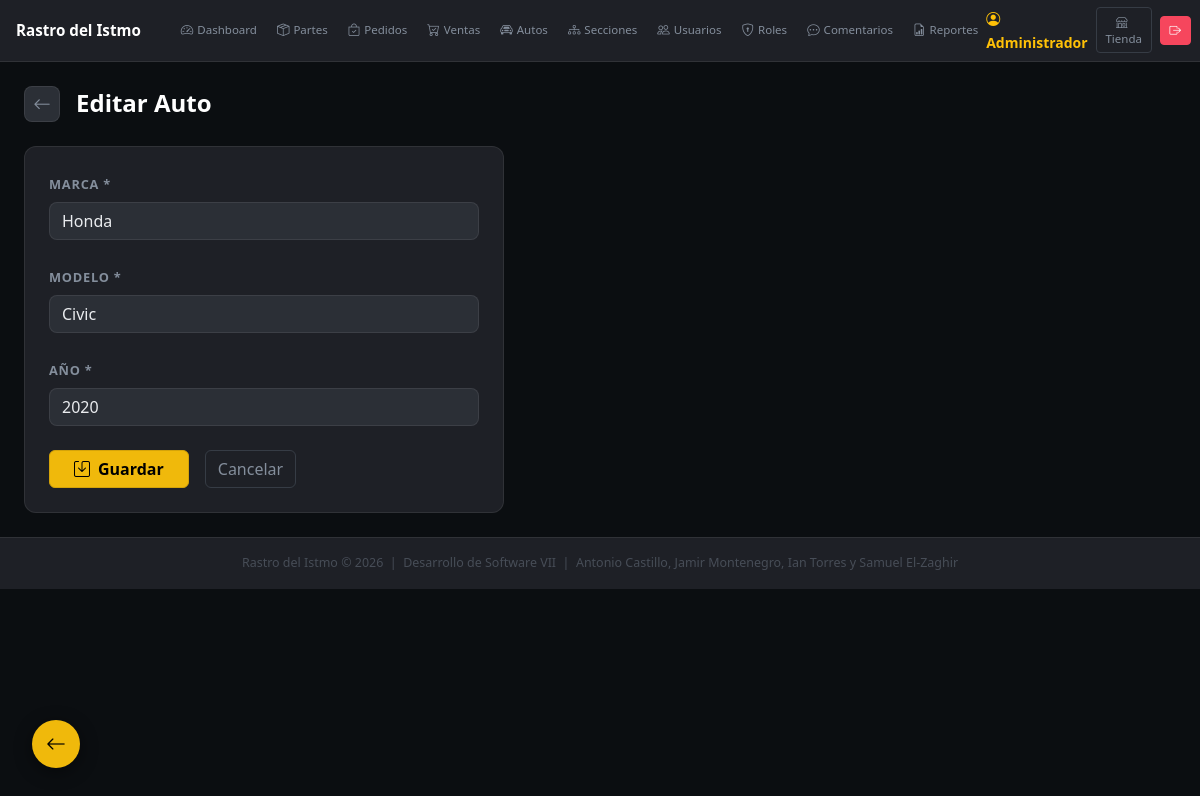
The app's page /admin/?mod=autos&action=editar&id=2 (signed in) with its own data.
### tables this page shows
CREATE TABLE IF NOT EXISTS `autos` (
  `id` int NOT NULL AUTO_INCREMENT,
  `marca` varchar(100) NOT NULL,
  `modelo` varchar(100) NOT NULL,
  `anio` year NOT NULL,
  `activo` tinyint(1) DEFAULT '1',
  `creado_en` timestamp NULL DEFAULT CURRENT_TIMESTAMP,
  PRIMARY KEY (`id`)
);

### app/Controllers/BaseController.php (called while the page is built, shortened)
<?php
abstract class BaseController implements ErrorHandlerInterface {
    protected function view(string $tpl, array $data = []): void {
        extract($data);
        include BASE_PATH . "/app/Views/" . $tpl . ".php";
    }
}

### app/Controllers/AutoController.php (called while the page is built, shortened)
<?php
class AutoController extends BaseController {
    private AutoModel $am;
    public function __construct() { $this->am = new AutoModel(); }
    public function editar(): void {
        $id=Sanitizer::get("id","int"); $auto=$this->am->findById($id);
        $this->view("admin/autos/form",compact("auto","error","id"));
    }
}

### admin/index.php (called while the page is built, shortened)
<?php
$raw    = Sanitizer::get("action") ?: "index";
$action = lcfirst(str_replace('_', '', ucwords($raw, '_')));
try {
    $ctrl   = new $map[$mod]();
    $method = method_exists($ctrl,$action) ? $action : "index";
    $ctrl->$method();
} catch (\Throwable $e) {
    if (isset($ctrl) && $ctrl instanceof ErrorHandlerInterface) { $ctrl->handle($e); }
    else { error_log("[RASTRO] " . $e->getMessage()); }
    header("Location: " . APP_URL . "/admin/"); exit;
}

### app/Config/Database.php (called while the page is built, shortened)
<?php
class Database {
    private static ?PDO $conn = null;
    public static function get(): PDO {
        if (self::$conn === null) {
            try {
                self::$conn = new PDO(
                    "mysql:host=".DB_HOST.";dbname=".DB_NAME.";charset=utf8mb4",
                    DB_USER, DB_PASS,
                    [PDO::ATTR_ERRMODE=>PDO::ERRMODE_EXCEPTION,
                     PDO::ATTR_DEFAULT_FETCH_MODE=>PDO::FETCH_ASSOC,
                     PDO::ATTR_EMULATE_PREPARES=>false]
                );
                self::$conn->exec("SET time_zone = '-05:00'");
            } catch (PDOException $e) {
                http_response_code(500);
                die("<b>Error de BD:</b> ".htmlspecialchars($e->getMessage()));
            }
        }
        return self::$conn;
    }
}

### app/Utils/Sanitizer.php (called while the page is built, shortened)
<?php
class Sanitizer {
    public static function string(string $v): string {
        return htmlspecialchars(strip_tags(trim($v)), ENT_QUOTES, "UTF-8");
    }
    public static function int(mixed $v): int {
        return (int) filter_var($v, FILTER_SANITIZE_NUMBER_INT);
    }
    public static function get(string $key, string $type = "string"): mixed {
        $v = $_GET[$key] ?? "";
        return match($type) {
            "int"   => self::int($v),
            default => self::string((string)$v),
        };
    }
}

### app/Models/BaseModel.php (called while the page is built, shortened)
<?php
abstract class BaseModel implements CrudInterface {
    protected PDO    $db;
    protected string $table = "";
    protected string $pk    = "id";
    public function __construct() { $this->db = Database::get(); }
    public function findById(int $id): array|false {
        $s = $this->db->prepare("SELECT * FROM `{$this->table}` WHERE {$this->pk}=?");
        $s->execute([$id]); return $s->fetch();
    }
}

### app/Views/admin/autos/form.php (the view, shortened to what this page needs)
<?php $edit=!empty($auto); $title=$edit?"Editar Auto":"Nuevo Auto"; include BASE_PATH."/app/Views/layouts/admin_header.php"; ?>
<div class="page-header mb-4">
  <div class="d-flex align-items-center gap-3">
    <a href="<?=APP_URL?>/admin/?mod=autos" class="btn-back"><i class="bi bi-arrow-left"></i></a>
    <h4 class="fw-bold text-white mb-0"><?=$title?></h4>
  </div>
</div>
<div class="dark-card" style="max-width:480px"><div class="card-body p-4">
<form action="<?=APP_URL?>/admin/?mod=autos&action=<?=$edit?"editar&id=".$id:"crear"?>" method="POST">
  <div class="mb-4"><label class="form-label-dark">Marca *</label><input type="text" name="marca" class="form-control dark-input" required value="<?=htmlspecialchars($auto["marca"]??"")?>"></div>
  <div class="mb-4"><label class="form-label-dark">Modelo *</label><input type="text" name="modelo" class="form-control dark-input" required value="<?=htmlspecialchars($auto["modelo"]??"")?>"></div>
  <div class="mb-4"><label class="form-label-dark">Año *</label><input type="number" name="anio" class="form-control dark-input" required min="1980" max="2030" value="<?=htmlspecialchars($auto["anio"]??date("Y"))?>"></div>
  <div class="d-flex gap-3"><button type="submit" class="btn btn-gold fw-bold px-4"><i class="bi bi-save me-2"></i>Guardar</button><a href="<?=APP_URL?>/admin/?mod=autos" class="btn btn-outline-secondary">Cancelar</a></div>
</form>
</div></div>
<?php include BASE_PATH."/app/Views/layouts/admin_footer.php"; ?>

### assets/css/style.css (style rules this page uses)
:root { --bg-0: #0B0E11; --bg-1: #1E2026; --bg-2: #2B2F36; --bg-3: #363C45; --accent: #F0B90B; --accent-h: #D4A309; --accent-dim: rgba(240,185,11,.15); --text-1: #EAECEF; --text-2: #848E9C; --text-3: #474D57; --success: #03C076; --danger: #F6465D; --info: #1890FF; --border: rgba(255,255,255,.08); --radius: 12px; --radius-sm: 8px; --shadow: 0 4px 28px rgba(0,0,0,.5); --bs-body-bg: #0B0E11; --bs-body-color: #EAECEF; --bs-card-bg: #1E2026; --bs-card-cap-bg: #2B2F36; --bs-card-color: #EAECEF; --bs-card-border-color: rgba(255,255,255,.08); --bs-table-bg: transparent; --bs-table-color: #EAECEF; --bs-table-border-color: rgba(255,255,255,.08); --bs-table-striped-bg: rgba(255,255,255,.03); --bs-table-hover-bg: rgba(255,255,255,.05); --bs-table-hover-color: #EAECEF; --bs-table-striped-color: #EAECEF; --bs-border-color: rgba(255,255,255,.08); --bs-link-color: #F0B90B; --bs-link-hover-color: #D4A309; --bs-input-bg: #2B2F36; --bs-breadcrumb-divider-color: #474D57; --bs-form-check-input-border: rgba(255,255,255,.2); --bs-modal-bg: #1E2026; --bs-modal-header-bg: #2B2F36; --bs-dropdown-bg: #1E2026; --bs-dropdown-border-color: rgba(255,255,255,.08); --bs-dropdown-color: #EAECEF; --bs-dropdown-link-color: #EAECEF; --bs-dropdown-link-hover-bg: #2B2F36; --bs-nav-pills-link-active-bg: #F0B90B; }
*, *::before, *::after { box-sizing: border-box; }
body { font-family: "Segoe UI", system-ui, sans-serif; background-color: var(--bg-0) !important; color: var(--text-1) !important; }
a { color: var(--accent); text-decoration: none; }
.card-body { background-color:transparent!important; color:var(--text-1)!important; }
.form-control,.form-select,.form-control:focus,.form-select:focus { background-color:var(--bg-2)!important; border-color:var(--border)!important; color:var(--text-1)!important; border-radius:var(--radius-sm)!important; }
.form-control::placeholder { color:var(--text-3)!important; }
.btn-gold,.btn-warning { background:var(--accent)!important; border-color:var(--accent-h)!important; color:#000!important;font-weight:600; transition:background .15s,transform .1s; }
.btn-outline-secondary { color:var(--text-2)!important; border-color:var(--bg-3)!important; }
.admin-body { background:var(--bg-0)!important;min-height:100vh; }
.dark-card { background:var(--bg-1);border:1px solid var(--border);border-radius:var(--radius);overflow:hidden; }
.form-label-dark { color:var(--text-2);font-size:.8rem;text-transform:uppercase;letter-spacing:.06em;font-weight:600;margin-bottom:.5rem; }
.dark-input { background:var(--bg-2)!important;border:1px solid var(--border)!important;color:var(--text-1)!important;border-radius:var(--radius-sm)!important; }
.dark-input::placeholder { color:var(--text-3)!important; }
.page-header { display:flex;align-items:center;justify-content:space-between;flex-wrap:wrap;gap:.75rem; }
.btn-back { background:var(--bg-2);border:1px solid var(--border);color:var(--text-2);width:36px;height:36px;border-radius:var(--radius-sm);display:inline-flex;align-items:center;justify-content:center;font-size:1.1rem;transition:background .15s; }

### records on screen
autos: marca "Honda", modelo "Civic", anio "2020"

### other values on screen
$_SESSION["user"]["nombre"] "Administrador"
$title "Editar Auto"
